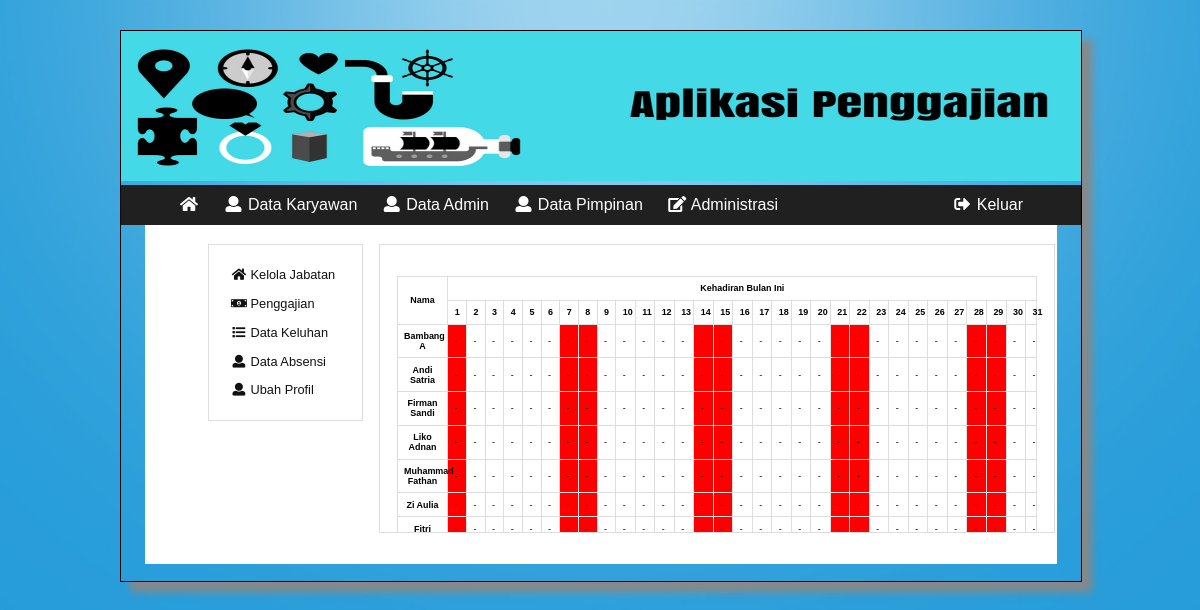
The app's page /pimpinan/index.php?p=d_administrasi&k=a_absensi (signed in) with its own data.
### tables this page shows
CREATE TABLE `karyawan` (
  `id_karyawan` varchar(15) NOT NULL,
  `nama_karyawan` varchar(100) DEFAULT NULL,
  `email_karyawan` varchar(100) DEFAULT NULL,
  `tanggal_lahir_karyawan` date DEFAULT NULL,
  `tempat_lahir_karyawan` varchar(40) DEFAULT NULL,
  `agama_karyawan` varchar(15) DEFAULT NULL,
  `password_karyawan` varchar(100) DEFAULT NULL,
  `jk_karyawan` enum('L','P') DEFAULT NULL,
  `id_jabatan` varchar(15) DEFAULT NULL,
  `alamat_karyawan` text,
  `foto_karyawan` varchar(150) DEFAULT NULL
);

### controller.php (called while the page is built, shortened)
<?php
$query_karyawan = "SELECT * FROM karyawan INNER JOIN jabatan ON `karyawan`.`id_jabatan` = `jabatan`.`id_jabatan` order by id_karyawan asc";
$sql_karyawan = mysqli_query($mysqli,$query_karyawan);
?>

### pimpinan/konten/administrasi/a_absensi.php (the view, shortened to what this page needs)
<?php
$bulan = date("m");
$tahun = '2018';
if ($bulan < 10) {
  $tgl = $tahun.'-'.$bulan;
}else {
  $tgl = $tahun.'-'.$bulan;
}
$tahun = date("Y");
$bulan = date("m");
$th = (int)$tahun;
$penanggalan = array(
    '01' => '31',
    '02' => '28',
    '03' => '31',
    '04' => '30',
    '05' => '31',
    '06' => '30',
    '07' => '31',
    '08' => '31',
    '09' => '30',
    '10' => '31',
    '11' => '30',
    '12' => '31'
);
if ($th % 4) {
  $penanggalan['02'] = '28';
}
else{
  $penanggalan['02'] = '29';
}
$jumlahhari = $penanggalan[$bulan];
?>
  <br>
  <table id="tbl" style="font-size:0.7em !important;">
      <tr>
          <th rowspan="2">Nama</th>
          <th colspan="<?php echo $jumlahhari; ?>">Kehadiran Bulan Ini</th>
      </tr>
      <tr>
        <?php for ($i=1; $i <= $jumlahhari; $i++) {
          echo "<th>".$i."</th>";
        } ?>
      </tr>
      <?php
      foreach ($sql_karyawan as $key) {
        extract($key);
      ?>
      <tr>
        <th><a href="?p=d_administrasi&k=a_absensi_tools&id=<?php echo $id_karyawan; ?>&periode=<?php echo date("Y-m"); ?>" ><?php echo $nama_karyawan; ?></a></th>
          <?php for ($i=1; $i <= $jumlahhari; $i++) {
            if ($i <10 ) {
              $j = '0'.$i;
            }
            else {
              $j = $i;
            }
            $restgl = $tgl."-".$j;
            $querykehadiran = "SELECT * FROM `absensi` WHERE `absensi`.`id_karyawan` = '$id_karyawan' AND `absensi`.`tanggal_absensi` = '$restgl'";
            $sqlhadir=mysqli_query($mysqli,$querykehadiran);
            $datahadir=mysqli_fetch_array($sqlhadir);
            if (empty($datahadir['kehadiran'])) {
              $keterangan = '-';
            }
            $tanggalan = date('D', strtotime($restgl));
            if ($tanggalan == 'Sun' OR $tanggalan == 'Sat') {
              echo "<td width=3.33334% bgcolor='red'>".$keterangan."</td>";
            }
            else {
              echo "<td width=3.33334%>".$keterangan."</td>";
            }
          } ?>
     </tr>
<?php } ?>
  </table>

### booking.css (style rules this page uses)
@media (min-width: 576px) { body { background: url(img/bg.jpg); -webkit-background-size: 100% 100%; -moz-background-size: 100% 100%; -o-background-size: 100% 100%; background-size: cover; background-repeat: no-repeat; background-position: center; position: absolute; background-attachment: fixed; margin: 0px; padding: 0px; background-color: #fff; overflow-x: hidden; } }
@media (min-width: 576px) { #tbl { width: 100%; align-content: center; border-spacing: 0; border: 1px solid #ddd; border-right: 0; border-bottom: 0; display: table; position: relative; } }
@media (min-width: 576px) { #tbl th, #tbl td { padding: 1%; border: 1px solid #ddd; border-top: 0; border-left: 0; } }
@media (min-width: 576px) { #tbl a { color: #000; text-decoration: none; } }

### records on screen
karyawan: nama_karyawan "Bambang A", keterangan "-"
karyawan: nama_karyawan "Andi Satria", keterangan "-"
karyawan: nama_karyawan "Firman Sandi", keterangan "-"
karyawan: nama_karyawan "Liko Adnan", keterangan "-"
karyawan: nama_karyawan "Muhammad Fathan", keterangan "-"
karyawan: nama_karyawan "Zi Aulia", keterangan "-"
karyawan: nama_karyawan "Fitri", keterangan "-"
